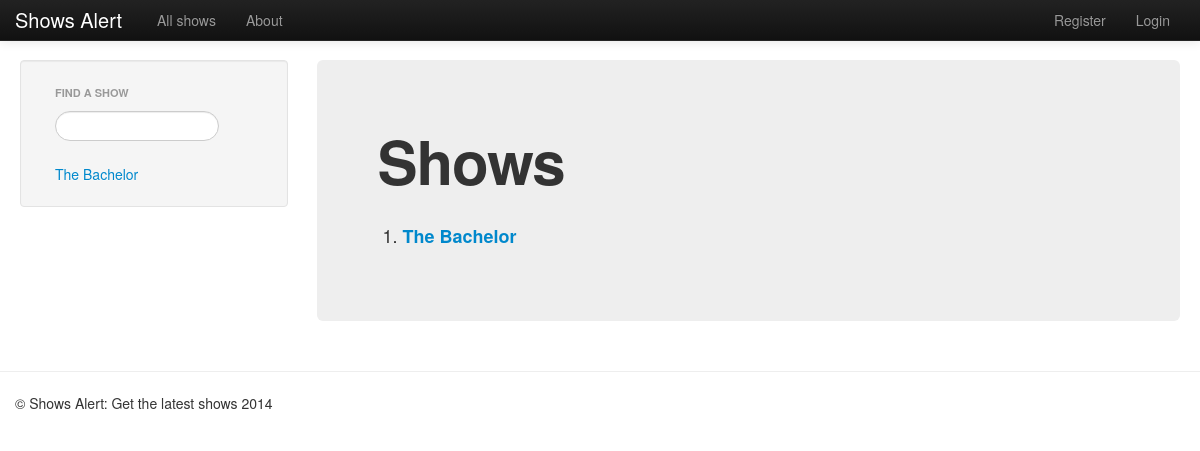
The page /rango/shows_list/ on the database as committed earlier.
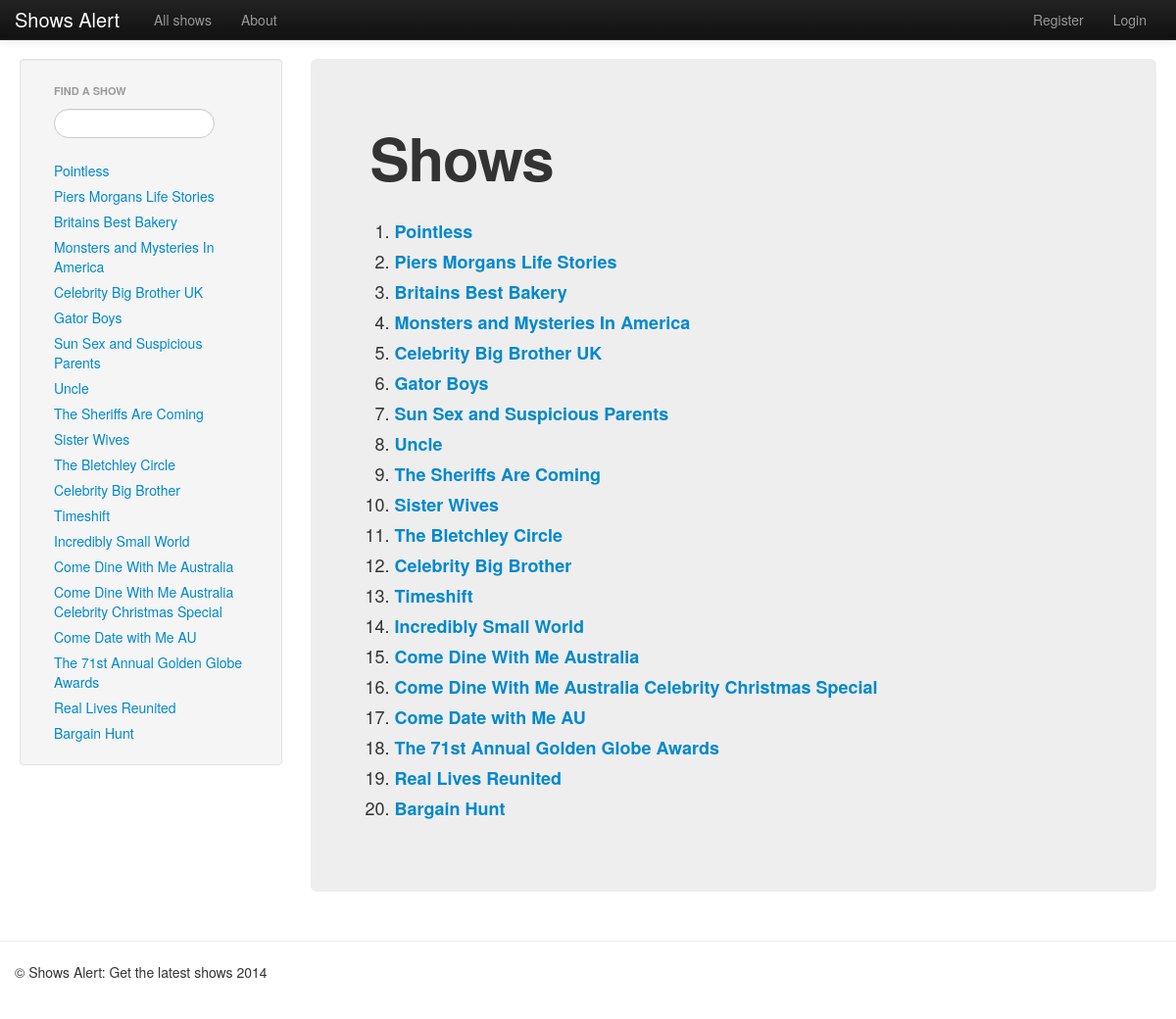
The same page on the database as committed later.
### rango/models.py (models this page shows, shortened)
class TvShows(models.Model):
	show_name = models.CharField(max_length=100)
	url = models.URLField(max_length=300, blank=True)
	picture_link = models.URLField(max_length=300, blank=True)
	likes = models.IntegerField(default=5)
	added = models.IntegerField(default=2)
	users = models.ManyToManyField(User, blank=True)

### rango/views.py (the view)
def shows_list(request):
	context = RequestContext(request)
	show_list = get_category_list()
	context_dict = {'show_list': show_list}
	try:
		up = UserProfile.objects.get(user=request.user)
		context_dict['up'] = up
	except:
		up = None
	if up:
		user_show_list = up.show_list.all()
		context_dict['user_show_list'] = user_show_list
	cat_list = get_category_list()
	context_dict['cat_list'] = cat_list
	return render_to_response('rango/shows_list.html', context_dict, context)

### rango/views.py (called while the page is built)
def encode_url(name):
	return name.replace(' ', '_')

def get_category_list(max_results=0, starts_with=''):
	cat_list = []
	if starts_with:
		cat_list = TvShows.objects.filter(name__startswith=starts_with)
	else:
		cat_list = TvShows.objects.all()
	if max_results > 0:
		if len(cat_list) > max_results:
			cat_list = cat_list[:max_results]
	for cat in cat_list:
		cat.added = cat.users.count()
		cat.url = encode_url(cat.show_name)
	return cat_list

### templates/rango/shows_list.html (shortened to what this page needs)
{% extends "rango/base.html" %}
{% block body_block %}
<div class="hero-unit">
    <h1>Shows</h1>
    <div id="list">
        {% if up %}
            <ol>
                {% for show in show_list %}
                <li>
                    <strong>
                    {% if show not in user_show_list %}
                        <button id ="add" data-showid="{{show.id}}" class="btn btn-primary btn-small"><i class="icon-white icon-thumbs-up"></i> Follow</button>
                    {% else %}
                        <button class="btn btn-success btn-small"><i class="icon-white icon-ok"></i> Following</button>
                 {% endif %}
                    <a href="/rango/show/{{ show.url}}">{{show.show_name}}</a>
                    {% if show.added > 1 %}
                        - ({{ show.added }} followers)
                    {% endif %}
                    </strong>
                </li>
                {% endfor %}
            </ol>
        {% elif show_list %}
            <ol>
                {% for show in show_list %}
                <li>
                    <strong>
                    <a href="/rango/show/{{ show.url}}">{{show.show_name}}</a>
                    </strong>
                </li>
                {% endfor %}
            </ol>
        {% else %}
        <strong>
            Sorry, no shows are currently available in our database.
        </strong>
        <br/>
        {% endif %}
    </div>
</div>
{% endblock %}

### templates/rango/category_list.html
<ul class="nav nav-list">
    {% if cat_list %}
        {% for cat in cat_list %}
            <li><a href="/rango/show/{{ cat.url }}">{{ cat.show_name }}</a></li>
        {% endfor %}
    {% else %}
        <li>No shows are present.</li>
   {% endif %}
</ul>

Rows that differ between the two databases and show on the page:
removed TvShows: show_name "The Bachelor"
added TvShows: show_name "Pointless"
added TvShows: show_name "Piers Morgans Life Stories"
added TvShows: show_name "Britains Best Bakery"
added TvShows: show_name "Monsters and Mysteries In America"
added TvShows: show_name "Celebrity Big Brother UK"
added TvShows: show_name "Gator Boys"
added TvShows: show_name "Sun Sex and Suspicious Parents"
added TvShows: show_name "Uncle"
added TvShows: show_name "The Sheriffs Are Coming"
added TvShows: show_name "Sister Wives"
added TvShows: show_name "The Bletchley Circle"
added TvShows: show_name "Celebrity Big Brother"
added TvShows: show_name "Timeshift"
added TvShows: show_name "Incredibly Small World"
added TvShows: show_name "Come Dine With Me Australia"
added TvShows: show_name "Come Dine With Me Australia Celebrity Christmas Special"
added TvShows: show_name "Come Date with Me AU"
added TvShows: show_name "The 71st Annual Golden Globe Awards"
added TvShows: show_name "Real Lives Reunited"
added TvShows: show_name "Bargain Hunt"
